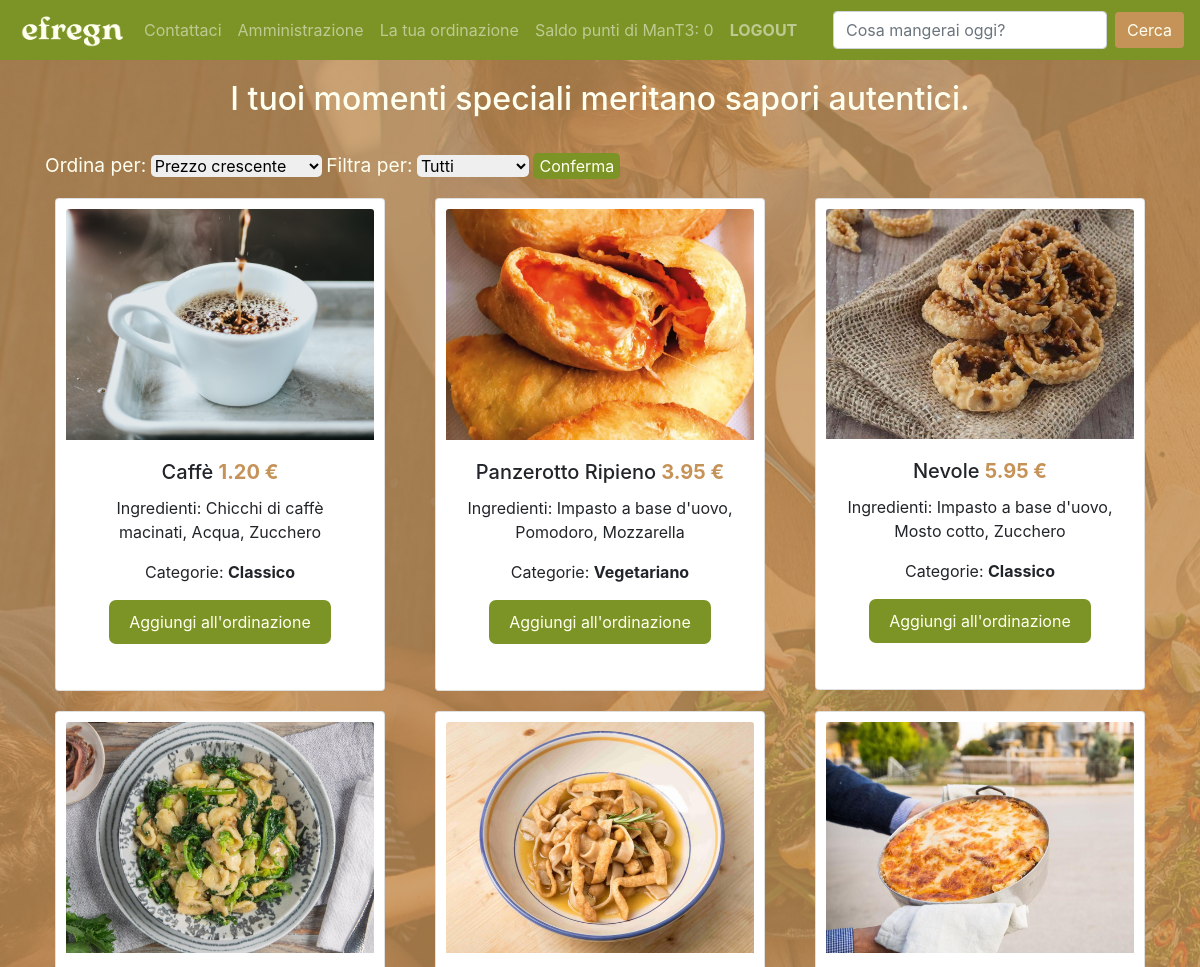
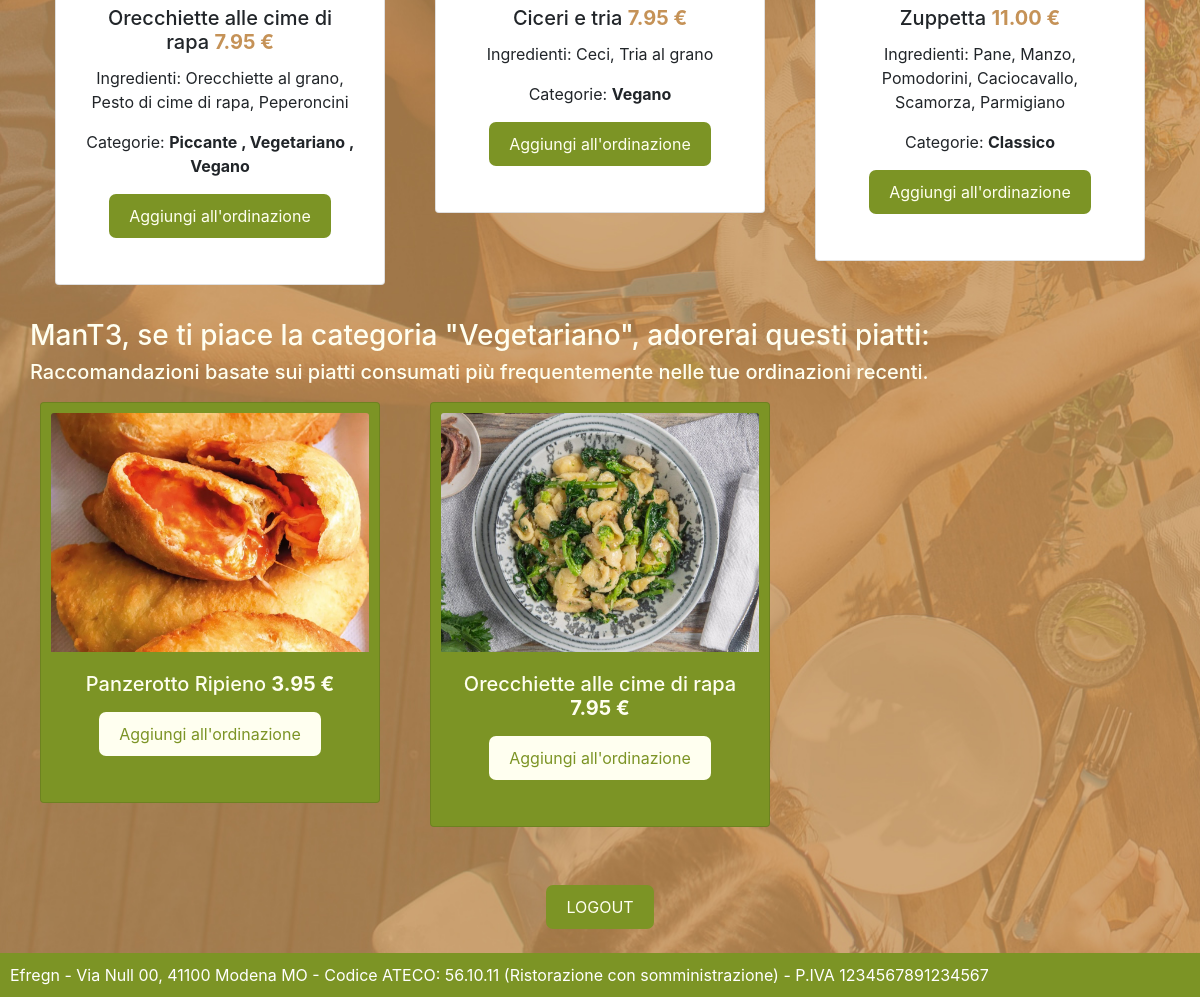
/ (signed in), run on the app's committed database (2 pictures, top to bottom).
### accounts/models.py (models this page shows, shortened)
class Utente(models.Model):
    user = models.OneToOneField(User, on_delete=models.CASCADE)
    nome = models.CharField(max_length=25, null=True)
    cognome = models.CharField(max_length=25, null=True)
    email = models.CharField(max_length=30, null=True)
    data_creazione = models.DateTimeField(auto_now_add=True)
    saldo_punti = models.IntegerField(default=0)
    class Meta:
        verbose_name_plural = 'Utenti'

class Piatto(models.Model):
    nome = models.CharField(max_length=50)
    ingredienti = models.CharField(max_length=500, null=True, blank=True)
    prezzo = models.FloatField(null=True)
    categoria = models.ManyToManyField(Categoria)
    immagine = models.ImageField(upload_to='piatti/', null=True, blank=True)
    class Meta:
        verbose_name_plural = 'Piatti'

class Categoria(models.Model):
    nome = models.CharField(max_length=50)
    class Meta:
        verbose_name_plural = 'Categorie'

### accounts/views.py (the view)
# urls.py: path('', views.home, name='home'),
def home(request):
    ordine = request.GET.get('ordine', 'prezzo_asc')  # Ordina i piatti di default in prezzo crescente
    categoria = request.GET.get('categoria', 'Tutti')  # Filtra i piatti di default tutti
    categoria = categoria.capitalize()
    piatti = Piatto.objects.all()
    if categoria != 'Tutti':
        piatti = piatti.filter(categoria__nome=categoria)
    if ordine == 'prezzo_asc':
        piatti = piatti.order_by('prezzo')
    elif ordine == 'prezzo_desc':
        piatti = piatti.order_by('-prezzo')
    elif ordine == 'nome':
        piatti = piatti.order_by('nome')
    raccomandazioni = None
    categoria_piu_amata = None
    if request.user.is_authenticated:
        raccomandazioni, categoria_piu_amata = genera_raccomandazioni(request.user)
    return render(request, 'accounts/dashboard.html', {'piatti': piatti, 'raccomandazioni': raccomandazioni, 'categoria_piu_amata':categoria_piu_amata})

### accounts/views.py (called while the page is built)
def genera_raccomandazioni(utente):
    categorie_preferite = Ordinazione.objects.filter(utente=utente, completato=True).values_list('piatto__categoria__nome', flat=True)
    frequenza_categorie = {}
    for categoria in categorie_preferite:
        frequenza_categorie[categoria] = frequenza_categorie.get(categoria, 0) + 1
    categorie_ordinate = sorted(frequenza_categorie.items(), key=lambda x: x[1], reverse=True)
    categoria_piu_amata = None
    if categorie_ordinate:
        categoria_piu_amata = categorie_ordinate[0][0]
    raccomandazioni = Piatto.objects.filter(categoria__nome=categoria_piu_amata)
    return raccomandazioni, categoria_piu_amata

### accounts/templates/accounts/dashboard.html (shortened to what this page needs)
{% extends 'accounts/main.html' %}
{% load static %}
{% block content %}
<div style="text-align: center; padding: 20px; ">
        <h2>I tuoi momenti speciali meritano sapori autentici.</h2>
        <br>
        <div class="container">
            <div style="text-align: left;">
                <form method="get" id="ordinamento-filtraggio-piatti">
                    <label for="ordine" style="color: #FFFFF0; font-size: 1.2em;"> Ordina per: </label>
                    <select id="ordine" name="ordine" style="border-radius: 5px; border: none;">
                        <option value="prezzo_asc">Prezzo crescente</option>
                    </select>
                    <label for="categoria" style="color: #FFFFF0; font-size: 1.2em;"> Filtra per: </label>
                    <select id="categoria" name="categoria" style="border-radius: 5px; border: none;">
                        <option value="tutti">Tutti</option>
                    </select>
                    <input type="submit" value="Conferma" style="border-radius: 5px; background: #7c9425; color: #FFFFF0; border: none;">
                </form>
        </div>
            <div class="row">
                {% for piatto in piatti %}
                    <div class="col-md-4">
                        <div class="card rounded" style="margin: 10px; padding: 10px;">
                            {% if piatto.immagine %}
                                <img src="{{ piatto.immagine.url }}" class="card-img-top">
                            {% else %}
                                <img src="{% static 'images/no-immagine.jpg' %}" class="card-img-top">
                            {% endif %}
                            <div class="card-body">
                                <h5 class="card-title">{{ piatto.nome }} <b style="color: #c59257;">{{ piatto.prezzo|floatformat:2 }} €</b> </h5>
                                <p class="card-text">
                                    Ingredienti: {{ piatto.ingredienti }}
                                </p>
                                <p class="card-text">
                                    Categorie:
                                    <b>
                                        {% for categoria in piatto.categoria.all %}
                                            {{ categoria.nome }}
                                            {% if not forloop.last %}, {% endif %}
                                        {% endfor %}
                                    </b>
                                </p>
                                {% if user.is_authenticated %}
                                <p style="text-align: center">
                                    <form method="POST" action="{% url 'aggiungi_al_carrello' piatto.id %}">
                                        <button type="submit" class="orderpiattobutton">Aggiungi all'ordinazione</button>
                                    </form>
                                </p>
                                {% endif %}
                            </div>
                        </div>
                    </div>
                {% endfor %}
            </div>
            <br>
            {% if user.is_authenticated %}
            <div class="row">
                {% if raccomandazioni %}
                    <h3> {{ request.user.username }}, se ti piace la categoria "{{categoria_piu_amata}}", adorerai questi piatti: </h3>
                    <br>
                    <p> <h5 style="color: #FFFFF0;"> Raccomandazioni basate sui piatti consumati più frequentemente nelle tue ordinazioni recenti.</h5> </p>
                    <div class="row">
                        {% for piatto in raccomandazioni %}
                            <div class="col-md-4">
                                <div class="card rounded" style="margin: 10px; padding: 10px; background-color: #7c9425;">
                                    {% if piatto.immagine %}
                                        <img src="{{ piatto.immagine.url }}" class="card-img-top">
                                    {% else %}
                                        <img src="{% static 'images/no-immagine.jpg' %}" class="card-img-top">
                                    {% endif %}
                                    <div class="card-body">
                                        <h5 style="color: #FFFFF0;" class="card-title">{{ piatto.nome }} <b>{{ piatto.prezzo|floatformat:2 }} €</b> </h5>
                                        <p style="text-align: center">
                                            <form method="POST" action="{% url 'aggiungi_al_carrello' piatto.id %}">
                                                <button type="submit" class="orderpiattobutton" style="background-color: #FFFFF0; color: #7c9425;">Aggiungi all'ordinazione</button>
                                            </form>
                                        </p>
                                    </div>
                                </div>
                            </div>
                        {% endfor %}
                    </div>
                {% endif %}
            </div>
            {% endif %}
        </div>
    <br>
    <br>
    {% if user.is_authenticated %}
        <div>
            <a href="/logout/" class="loginbutton">LOGOUT </a>
        </div>
    {% endif %}
</div>
<br>
<br>
<div style="position: relative;">
    {% endblock %}

### accounts/templates/accounts/navbar.html (shortened to what this page needs)
{% load static %}
<nav class="navbar navbar-expand-lg navbar-dark" style="background-color:#7c9425;">
  <a href="/">
    <img src="{% static 'images/logo.png' %}" style="width: 10vw; min-width: 10px;">
  </a>
    <div class="collapse navbar-collapse" id="navbarSupportedContent">
      <ul class="navbar-nav mr-auto">
        <li class="nav-item">
          <a class="nav-link" href="mailto:ciao@efregn.com">Contattaci</a>
        </li>
        {% if request.user.is_authenticated %}
          <li class="nav-item">
            <a class="nav-link" href="/amministrazione/">Amministrazione</a>
          </li>
          <li class="nav-item">
            <a class="nav-link" href="/ordinazione/">La tua ordinazione</a>
          </li>
          <li class="nav-item">
            <span class="nav-link">Saldo punti di {{ request.user.username }}: {{ request.user.utente.saldo_punti }}</span>
          </li>
          <li class="nav-item">
            <a class="nav-link" href="/logout"> <b> LOGOUT </b> </a>
          </li>
        {% endif %}
      </ul>
      <form class="form-inline my-2 my-lg-0" method="get" action="{% url 'cerca_piatto' %}">
        <input class="form-control mr-sm-2" type="search" placeholder="Cosa mangerai oggi?" aria-label="Search" name="q">
        <button class="btn btn-outline-success my-2 my-sm-0" type="submit">Cerca</button>
      </form>
    </div>
</nav>

### static/css/main.css (style rules this page uses)
body { background-color: #C59257; }
h2 { color: #FFFFF0; }
h3 { color: #FFFFF0; }
.loginbutton { display: inline-block; background-color: #7c9425; color: #FFFFF0; padding: 10px 20px; text-decoration: none; border: none; border-radius: 7px; transition: background-color 0.3s, color 0.3s; }
.orderpiattobutton { display: inline-block; background-color: #7c9425; color: #FFFFF0; padding: 10px 20px; text-decoration: none; border: none; border-radius: 7px; transition: background-color 0.3s, color 0.3s; }
.btn.btn-outline-success.my-2.my-sm-0 { background-color: #C59257; color: #FFFFF0; border: none; }

### data on the page
Piatto: immagine (picture), nome "Caffè", prezzo "1.20", ingredienti "Chicchi di caffè macinati, Acqua, Zucchero"
Categoria: nome "Classico"
Piatto: immagine (picture), nome "Panzerotto Ripieno", prezzo "3.95", ingredienti "Impasto a base d'uovo, Pomodoro, Mozzarella"
Categoria: nome "Vegetariano"
Piatto: immagine (picture), nome "Nevole", prezzo "5.95", ingredienti "Impasto a base d'uovo, Mosto cotto, Zucchero"
Piatto: immagine (picture), nome "Orecchiette alle cime di rapa", prezzo "7.95", ingredienti "Orecchiette al grano, Pesto di cime di rapa, Peperoncini"
Categoria: nome "Piccante"
Categoria: nome "Vegano"
Piatto: immagine (picture), nome "Ciceri e tria", prezzo "7.95", ingredienti "Ceci, Tria al grano"
Piatto: immagine (picture), nome "Zuppetta", prezzo "11.00", ingredienti "Pane, Manzo, Pomodorini, Caciocavallo, Scamorza, Parmigiano"

### other printed values
{{ request.user.username }} "ManT3"
{{ request.user.utente.saldo_punti }} "0"
